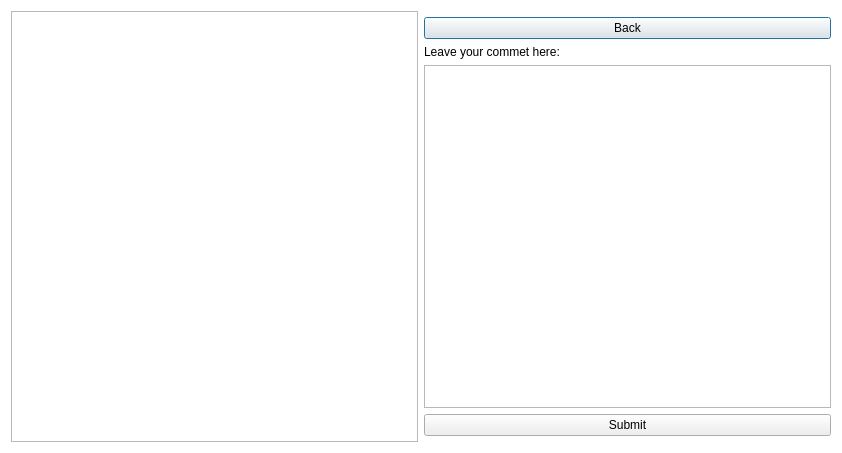
<?xml version="1.0" encoding="UTF-8"?>
<ui version="4.0">
 <class>Comment</class>
 <widget class="QDialog" name="Comment">
  <property name="geometry">
   <rect>
    <x>0</x>
    <y>0</y>
    <width>842</width>
    <height>453</height>
   </rect>
  </property>
  <property name="windowTitle">
   <string>Dialog</string>
  </property>
  <property name="styleSheet">
   <string notr="true">#Comment{ 
	background-color: rgb(255, 255, 255);
} 
#Comment * { 
border-image:url(); 
}</string>
  </property>
  <layout class="QGridLayout" name="gridLayout">
   <item row="4" column="1">
    <widget class="QTextEdit" name="CmtTe">
     <property name="font">
      <font>
       <pointsize>24</pointsize>
      </font>
     </property>
    </widget>
   </item>
   <item row="1" column="0" rowspan="6">
    <widget class="QTextBrowser" name="textBrowser">
     <property name="font">
      <font>
       <pointsize>24</pointsize>
      </font>
     </property>
     <property name="lineWidth">
      <number>2</number>
     </property>
    </widget>
   </item>
   <item row="3" column="1">
    <widget class="QLabel" name="label">
     <property name="text">
      <string>Leave your commet here:</string>
     </property>
    </widget>
   </item>
   <item row="2" column="1">
    <widget class="QPushButton" name="BackBtn">
     <property name="text">
      <string>Back</string>
     </property>
    </widget>
   </item>
   <item row="5" column="1">
    <widget class="QPushButton" name="SubBtn">
     <property name="text">
      <string>Submit</string>
     </property>
    </widget>
   </item>
  </layout>
 </widget>
 <resources/>
 <connections/>
</ui>
